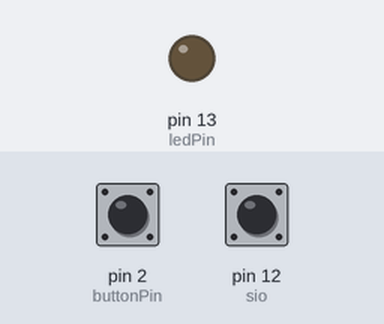
Simulated run of this sketch. Board: Arduino Uno, built with avr-gcc and run on an emulated ATmega328P. On the bench: output pins drawn as LEDs (lit = HIGH). Inputs (shaded band) come from the test bench; at power-on: pin 2 (buttonPin) LOW, pin 12 (sio) HIGH.

Above: at 1.7 s.
1.8 s: pin 2 (buttonPin) pulled HIGH for 0.15 s
At 1.87 s:
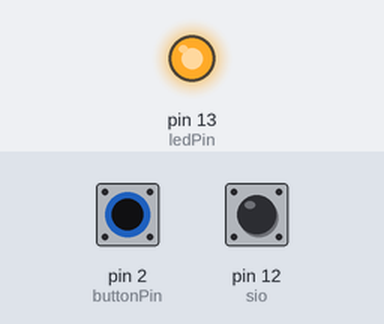
3.4 s: pin 2 (buttonPin) pulled HIGH for 3.2 s
At 7.2 s:
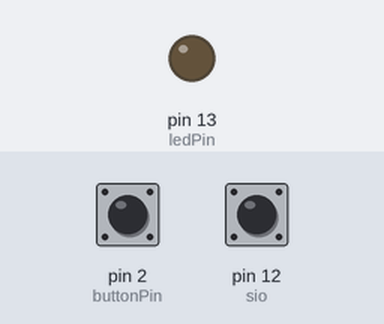
Timing chart, 0 to 8.7 s (numbered marks = the images above; inputs shaded):
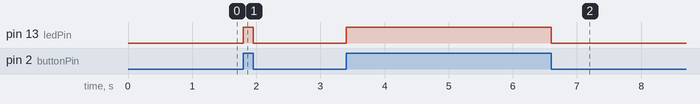

The sketch:

color_matcher_with_button.ino
```cpp
 #include <SoftwareSerial.h>

const int sio = 12;            // ColorPAL connected to pin 2
const int unused = 255;         // Non-existant pin # for SoftwareSerial
const int sioBaud = 4800;
const int waitDelay = 200;

// Received RGB values from ColorPAL
int red;
int grn;
int blu;

// Set up two software serials on the same pin.
SoftwareSerial serin(sio, unused);
SoftwareSerial serout(unused, sio);

// constants won't change. They're used here to
// set pin numbers:
const int buttonPin = 2;     // the number of the pushbutton pin
const int ledPin =  13;      // the number of the LED pin

// variables will change:
int buttonState = 0;         // variable for reading the pushbutton status

void setup() {

  Serial.begin(9600);
  reset();                  // Send reset to ColorPal
  serout.begin(sioBaud);
  pinMode(sio, OUTPUT);
  serout.print("= (00 $ m) !"); // Loop print values, see ColorPAL documentation
  serout.end();              // Discontinue serial port for transmitting

  serin.begin(sioBaud);            // Set up serial port for receiving
  pinMode(sio, INPUT);

  // initialize the LED pin as an output:
  pinMode(ledPin, OUTPUT);
  // initialize the pushbutton pin as an input:
  pinMode(buttonPin, INPUT);
}

void loop(){
  // read the state of the pushbutton value:
  buttonState = digitalRead(buttonPin);

  // check if the pushbutton is pressed.
  // if it is, the buttonState is HIGH:
  if (buttonState == HIGH) {
    // turn LED on:
    digitalWrite(ledPin, HIGH);
  }
  else {
    // turn LED off:
    digitalWrite(ledPin, LOW);
    readData();
  }
}


// Reset ColorPAL; see ColorPAL documentation for sequence
void reset() {
  delay(200);
  pinMode(sio, OUTPUT);
  digitalWrite(sio, LOW);
  pinMode(sio, INPUT);
  while (digitalRead(sio) != HIGH);
  pinMode(sio, OUTPUT);
  digitalWrite(sio, LOW);
  delay(80);
  pinMode(sio, INPUT);
  delay(waitDelay);
}

void readData() {
  char buffer[32];

  if (serin.available() > 0) {
    // Wait for a $ character, then read three 3 digit hex numbers
    buffer[0] = serin.read();
    if (buffer[0] == '$') {
      for(int i = 0; i < 9; i++) {
        while (serin.available() == 0);     // Wait for next input character
        buffer[i] = serin.read();
        if (buffer[i] == '$')               // Return early if $ character encountered
          return;
      }
      parseAndPrint(buffer);
      delay(10);
    }
  }
}

// Parse the hex data into integers
void parseAndPrint(char * data) {
  sscanf (data, "%3x%3x%3x", &red, &grn, &blu);
  char buffer[32];
  sprintf(buffer, "R%4.4d G%4.4d B%4.4d", red, grn, blu);
  Serial.println(buffer);
}
```

Measured:
- after the input at 1.8 s, pin 13 (ledPin): LOW → HIGH at once, → LOW 0.15 s later
- after the input at 3.4 s, pin 13 (ledPin): LOW → HIGH at once, → LOW 3.2 s later
